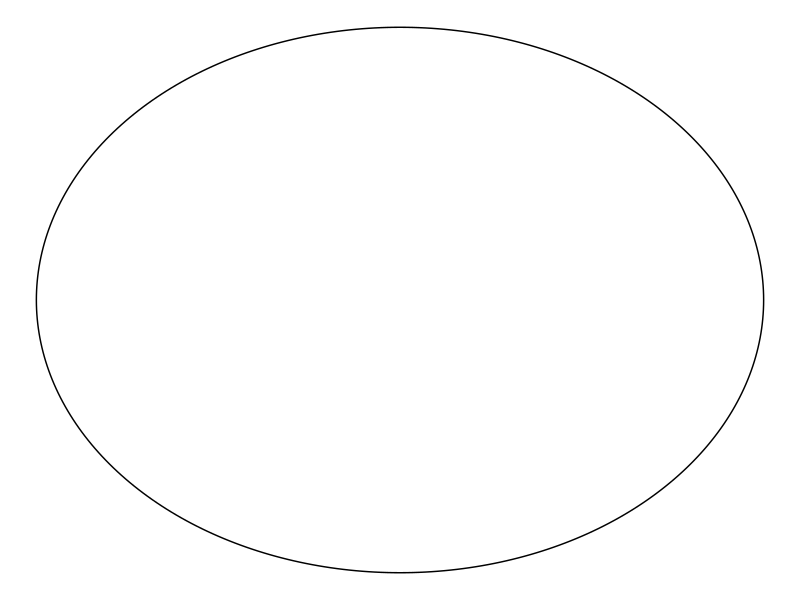
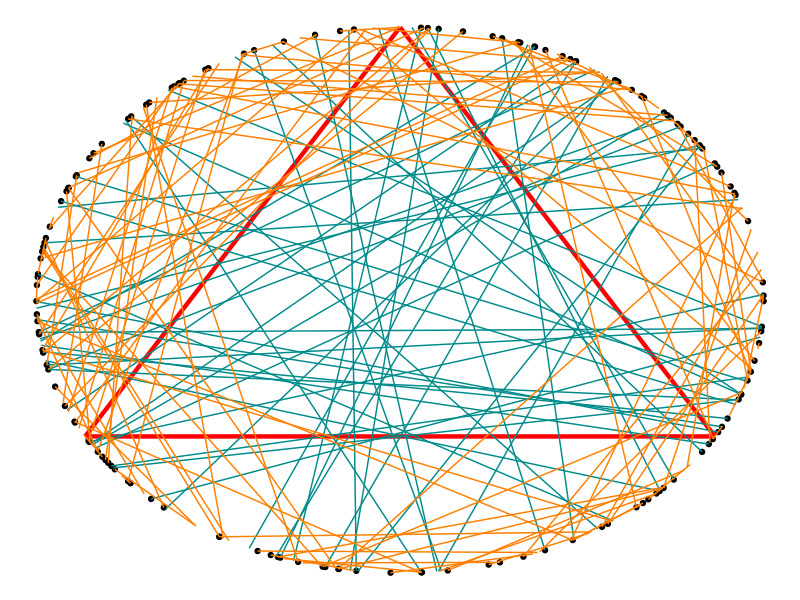
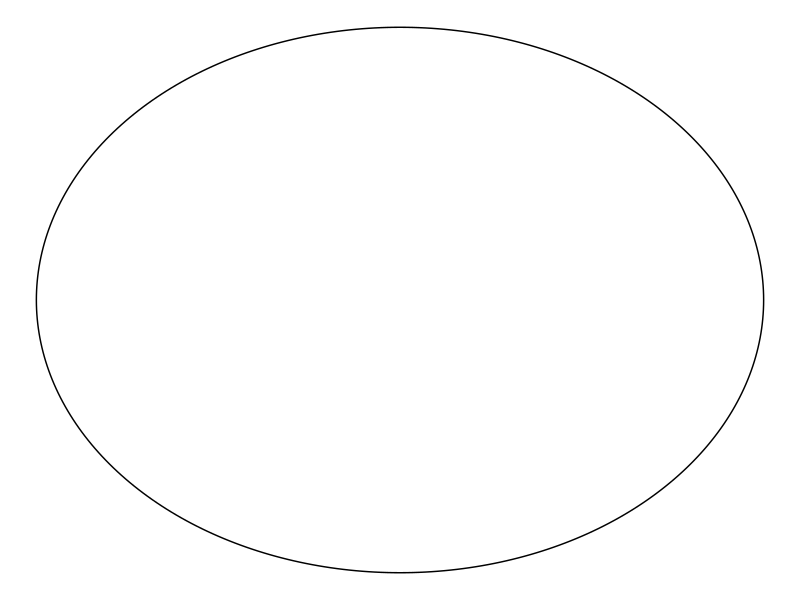
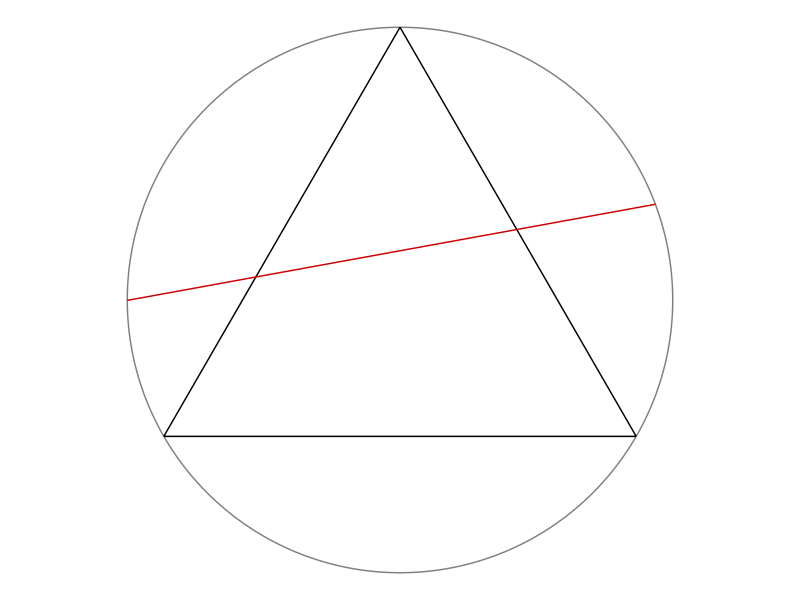

Here is the R script that generated these plots, in order:
# Instruction to students: You may clear the code in this file and replace it
# with your own.

library(tidyverse)
library(ggforce)
theme_set(theme_void())

# Draw a random chord in a unit circle centred at origin -----------------------

# Coordinates of equilateral triangle
eqtri_df <- tibble(
  x    = c(0, sqrt(3) / 2, -sqrt(3) / 2),
  y    = c(1, -0.5, -0.5),
  xend = c(sqrt(3) / 2, -sqrt(3) / 2, 0),
  yend = c(-0.5, -0.5, 1)
)

# Coordinates of random chord
rdmchr_df <- tibble(
  x    = 0.93636368,
  y    = 0.35103142,
  xend = -0.9999991,
  yend = -0.001326758
)

# Plot
p <- ggplot() +
  ggforce::geom_circle(aes(x0 = 0, y0 = 0, r = 1), col = "gray50") +
  geom_segment(data = eqtri_df, aes(x = x, y = y, xend = xend, yend = yend)) +
  geom_segment(data = rdmchr_df, aes(x = x, y = y, xend = xend, yend = yend),
               col = "red3") +
  coord_equal()

ggsave(p, file = "plot.png", height = 5, width = 7)

# Plot a circle
library(ggplot2)
library(ggforce)

data_circle <- data.frame(x0 = 0,
                          y0 = 0,
                          r = 1)

ggplot(data = data_circle, aes(x = x0, y = y0)) + 
  geom_circle(data = data_circle, aes(x0 = x0, y0 = y0, r=r))

# METHOD A (Random Endpoints) --------------------------------------------------
library(tidyverse)
library(ggforce)
library(ggplot2)
library(dplyr)

n <- 150 #number of chords - can change this

theta_1 <- runif(n, 0, 2*pi)
theta_2 <- runif(n, 0, 2*pi)
endpoint <- tibble(
  x1 = cos(theta_1),
  y1 = sin(theta_1),
  x2 = cos(theta_2),
  y2 = sin(theta_2))

eqtri_df <- tibble(
  x    = c(0, sqrt(3) / 2, -sqrt(3) / 2),
  y    = c(1, -0.5, -0.5),
  xend = c(sqrt(3) / 2, -sqrt(3) / 2, 0),
  yend = c(-0.5, -0.5, 1))

# Plot
#ggplot(data = circle, mapping = aes(x = x0, y = y0)) +
 # geom_point() + 
  #geom_segment(data = eqtri_df, aes(x = x, y = y, xend = xend, yend = yend), color = "red") 

  #+ geom_segment(data = circle, aes(x0 = x0, y0 = y0, x1= x1, y1 = y1)) +
  #coord_equal()

circle <- mutate(.data = endpoint, l = sqrt((x2 - x1)^2 + (y2 - y1)^2)) # add new column l

eqtri_df_new <- mutate(.data = eqtri_df, s = sqrt((xend - x)^2 + (yend - y)^2)) # add new column s

final_eqtri_df_new <- slice(.data = eqtri_df_new, 1) # only need 1 row as reference

s <- last_col_eqtri_df_new <- final_eqtri_df_new$s

final_table <- bind_cols(circle, s)
colnames(final_table)[6]  <- "s"

compare <- select(.data = final_table, l, s)
result <- filter(.data = compare, l > s)
longer <- filter(.data = final_table, l > s)
shorter <- filter(.data = final_table, l < s)
print(result)
chords_longer <- print(nrow(result))

ggplot(data = endpoint, aes(x = x1, y = y1)) +
  #ggplot(data = data_circle, aes(x = x0, y = y0)) +
  #geom_circle(data = data_circle, aes(x0 = x0, y0 = y0, r=r)) +
  geom_point() + 
  geom_segment(data = eqtri_df, aes(x = x, y = y, xend = xend, yend = yend), col = "red", lwd = 1.5) +
  geom_segment(data = longer , aes(x = x1, y = y1, xend = x2, yend = y2), col = "darkcyan") + 
  geom_segment(data = shorter , aes(x = x1, y = y1, xend = x2, yend = y2), col = "darkorange1") 
#+
 #  + 
 # geom_circle(data = data_circle, aes(x0 = x0, y0 = y0, r=r))

# Using Principle of Indifference
prob = chords_longer/n
print(prob)

# METHOD B (Random Radial Points) ----------------------------------------------
library(tidyverse)
library(ggforce)
library(ggplot2)
library(dplyr)

data_circle <- data.frame(x0 = 0,
                          y0 = 0,
                          r = 1)

ggplot(data = data_circle, aes(x = x0, y = y0)) + 
  geom_circle(data = data_circle, aes(x0 = x0, y0 = y0, r=r))


# METHOD C (Random Midpoints) --------------------------------------------------
